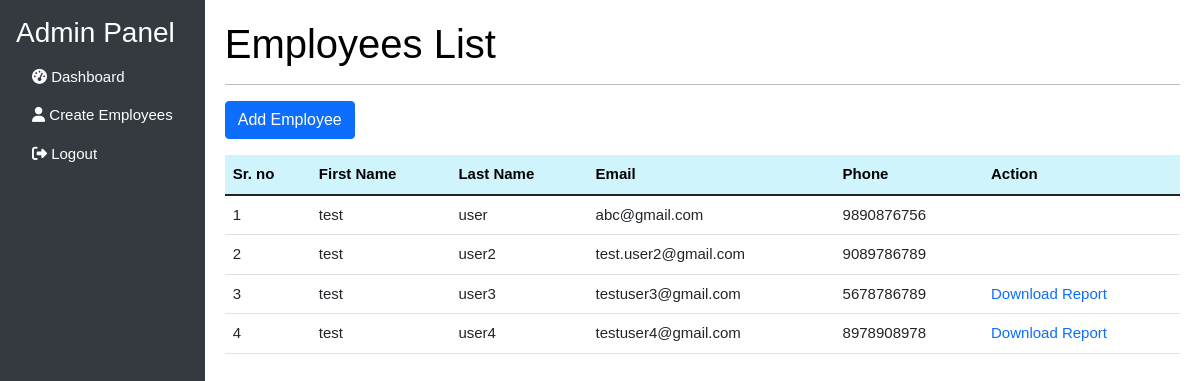
Page /admin/employees.php (signed in) on the committed database.
### tables this page shows
CREATE TABLE `users` (
  `id` int(11) NOT NULL,
  `first_name` varchar(50) DEFAULT NULL,
  `last_name` varchar(50) DEFAULT NULL,
  `email_id` varchar(50) DEFAULT NULL,
  `phone` varchar(15) DEFAULT NULL,
  `password` varchar(100) DEFAULT NULL,
  `role` enum('user','admin') NOT NULL DEFAULT 'user',
  `last_login` datetime DEFAULT NULL,
  `last_password_change` datetime DEFAULT NULL,
  `status` tinyint(1) NOT NULL DEFAULT 1 COMMENT '1=active, 0=Inactive',
  `created_at` datetime NOT NULL,
  `updated_at` timestamp NOT NULL DEFAULT current_timestamp() ON UPDATE current_timestamp()
);

### admin/employees.php (the view, shortened to what this page needs)
<?php
include '../config/database.php';
$sql = "SELECT *, COALESCE((SELECT count(*) FROM user_tasks WHERE user_tasks.user_id = users.id), 0) AS submitted_task FROM users WHERE role = 'user' AND status = 1 GROUP BY id;";
$sql = mysqli_query($conn, $sql);
$emp_result = [];
while ($row = mysqli_fetch_assoc($sql)) {
    $emp_result[] = $row;
}
?>
<!doctype html>
<html lang="en">
<head>
    <link href="https://cdn.jsdelivr.net/npm/bootstrap@5.1.1/dist/css/bootstrap.min.css" rel="stylesheet">
    <link rel="stylesheet" href="https://cdnjs.cloudflare.com/ajax/libs/font-awesome/6.1.1/css/all.min.css"  />
    <link rel="stylesheet" href="./assets/style.css" />
</head>
<body>
<div class="d-flex">
        <div class="sidebar p-3">
            <h3 class="text-white">Admin Panel</h3>
            <ul class="nav flex-column">
                <li class="nav-item">
                    <a class="nav-link active" href="dashboard.php"><i class="fas fa-tachometer-alt"></i> Dashboard</a>
                </li>
                <li class="nav-item">
                    <a class="nav-link active" href="employees.php"><i class="fas fa-user"></i> Create Employees</a>
                </li>
                <li class="nav-item">
                    <a class="nav-link" href="logout.php"><i class="fas fa-sign-out-alt"></i> Logout</a>
                </li>
            </ul>
        </div>
        <div class="content-area flex-grow-1">
            <h1 class="mb-3">Employees List</h1>
            <hr>
            <a href="add_employees.php"><button type="button" id="addEmployee" class="btn btn-primary mb-3">Add Employee</button></a>
            <table class="table w-100" id="example1">
                <thead class="table-info">
                    <tr>
                        <th>Sr. no</th>
                        <th>First Name</th>
                        <th>Last Name</th>
                        <th>Email</th>
                        <th>Phone</th>
                        <th>Action</th>
                    </tr>
                </thead>
                <tbody>
                    <?php if(!empty($emp_result)) {
                        $i = 1;
                        foreach($emp_result as $value) {
                        $download_report_link = "download_report.php?user_id=". base64_encode($value['id']); ?>
                        <tr>
                            <td><?php echo $i; ?></td>
                            <td><?php echo $value['first_name']; ?></td>
                            <td><?php echo $value['last_name']; ?></td>
                            <td><?php echo $value['email_id']; ?></td>
                            <td><?php echo $value['phone']; ?></td>
                            <td><?php echo ($value['submitted_task'] > 0) ? '<a href="' . $download_report_link . '">Download Report</a>' : ''; ?></td>
                        </tr>
                    <?php $i++; } } ?>
                </tbody>
            </table>
        </div>
    </div>
</body>

### admin/assets/style.css (style rules this page uses)
* { margin: 0; padding: 0; font-family: sans-serif; box-sizing: border-box; }
html, body { min-height: 100%; overflow-x: hidden !important; }
body { padding:0px 0 0 0; margin: 0; font-family: sans-serif; font-size: 15px; font-weight: normal; background: #fff; color:#000; overflow-x: hidden !important; }
a,a:hover,a.active,a:active,a:focus { outline: none; text-decoration: none; }
a, a:hover, a:focus, a:active, a.active { outline: 0; text-decoration: none; cursor: pointer; }
h1,h2,h3,h4,h5,h6 { font-family: sans-serif; }
.sidebar { height: 100vh; background-color: #343a40; }
.sidebar .nav-link { color: #fff; }
.content-area { padding: 20px; }

### rows in the picture
users: first_name "test", last_name "user", email "abc@gmail.com", phone "9890876756"
users: first_name "test", last_name "user2", email "test.user2@gmail.com", phone "9089786789"
users: first_name "test", last_name "user3", email "testuser3@gmail.com", phone "5678786789"
users: first_name "test", last_name "user4", email "testuser4@gmail.com", phone "8978908978"
